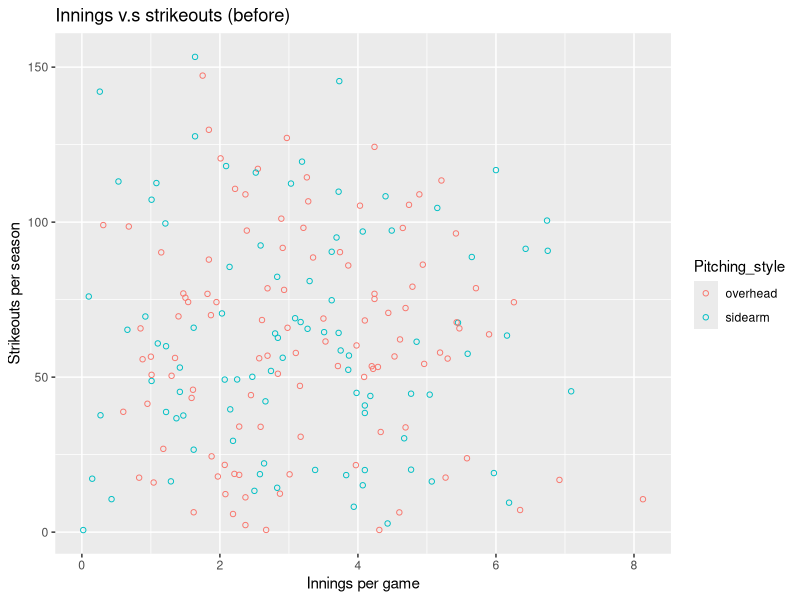
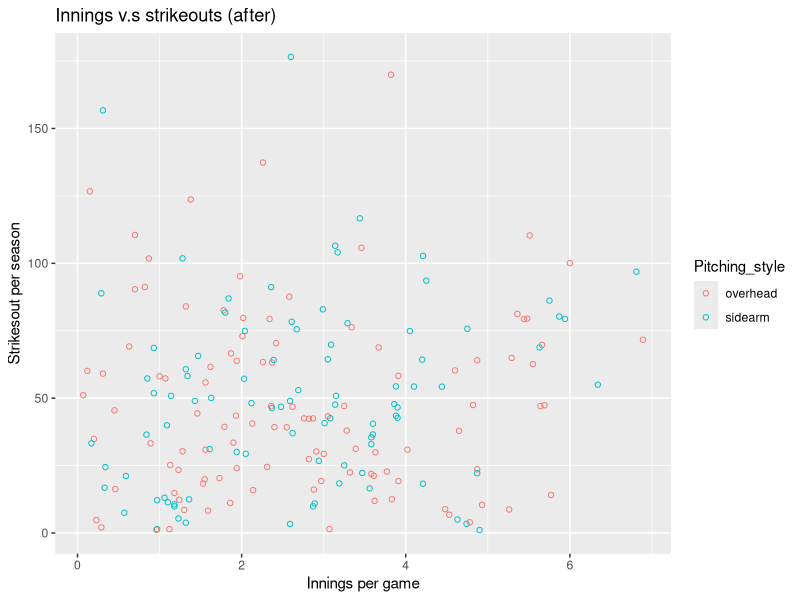
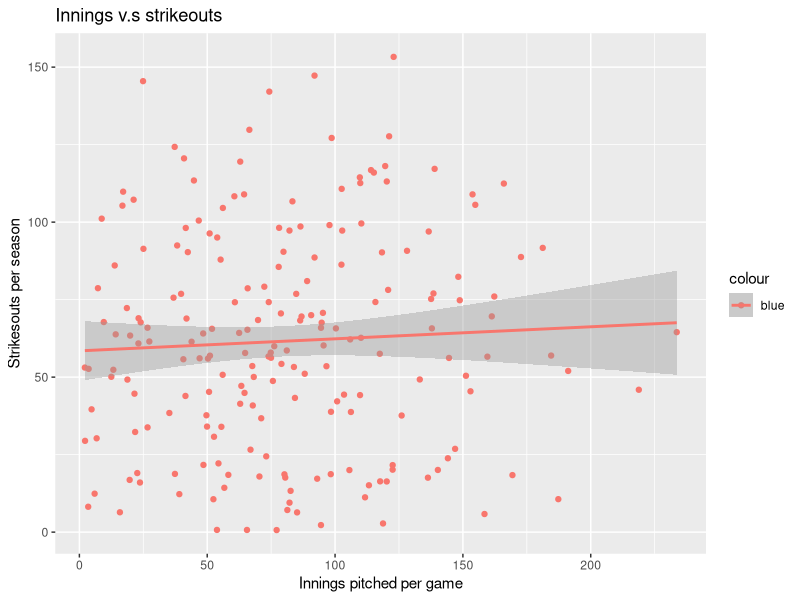
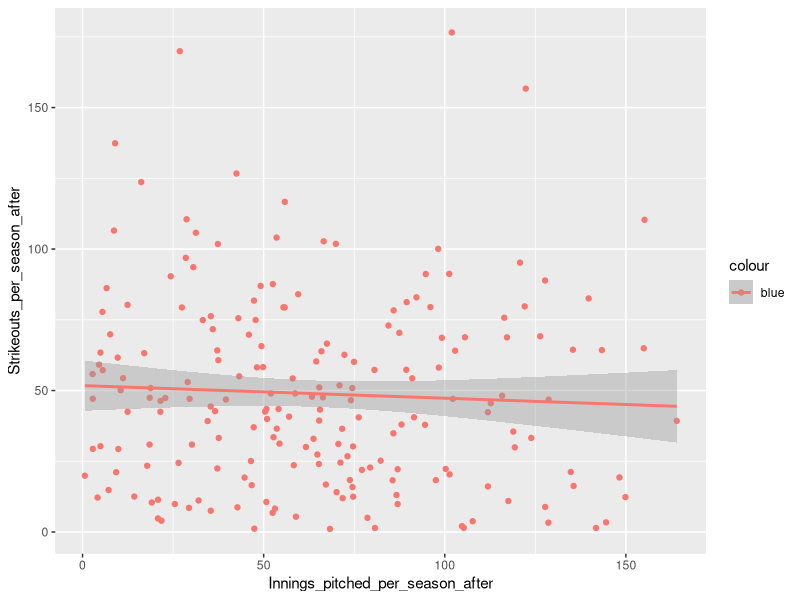

Write the R code that produced these figures, in order. (Note: this script raises an error after producing the figures.)
library(ggplot2)
generatedata <- function(N){
  age <- round(rnorm(N,mean = 28.4, sd = 4.3))
  bodymassindex <- round(rnorm(N, mean = 27.1, sd = 4),2)
  Total_year_played <- round(rnorm(N, mean = 5.6, sd = 2))
  Year_of_surgery <-  sample(c(2013,2014,2015),N, replace = TRUE)
  Age_surgery <- sample(c(23,24,25),N, replace = TRUE)        
  Years_after_surgery <- sample(c(2016,2017),N, replace = TRUE)      
  Months_surgery_throwing <- round(rnorm(N, mean = 11, sd = 2),2)  
  Months_pitching <- abs(round(rnorm(N, mean = 20.5, sd = 9.72),2))  
  Pitching_style <-  sample(c('overhead','sidearm'),N , replace = TRUE) #0 overhead 1 sidearm
  Pitching_position <- sample(c('starter', 'middle reliever', 'closer'),N, replace = TRUE) #0 starter 1 middle reliever 2 closer
  Side_of_injury <- sample(c('right', 'left'),N, replace = TRUE) #0 right #1 left
  Strikeouts_per_season_before <- abs(round(rnorm(N, mean = 58.2 , sd = 36.9),2))  
  Games_played_per_season_before <- abs(round(rnorm(N, mean = 27.3 , sd = 15.2),2)) 
  Innings_pitched_per_game_before <- abs(round(rnorm(N, mean = 3.27 , sd = 2.13),2))
  Innings_pitched_per_season_before <- abs(round(rnorm(N, mean = 77.4 , sd = 51.7),2)) 
  Hits_allowed_per_season_before <- abs(round(rnorm(N, mean = 77.1 , sd = 51.5),2)) 
  Wins_per_season_before <- abs(round(rnorm(N, mean = 4.46 , sd = 3.38),2)) 
  Losses_per_season_before <- abs(round(rnorm(N, mean = 4.40 , sd = 3.05),2))
  ERA_per_season_before <- abs(round(rnorm(N, mean = 5.67 , sd = 4.01),2))
  Complete_games_per_season_before <- abs(round(rnorm(N, mean = 0.525 , sd = 0.985),2))
  Shutouts_per_season_before <- abs(round(rnorm(N, mean = 0.198 , sd = 0.426),2))
  Runs_allowed_per_season_before <- abs(round(rnorm(N, mean = 39.4 , sd = 26.0),2))
  Home_runs_allowed_per_season_before <- abs(round(rnorm(N, mean = 8.73 , sd = 6.07),2))
  Walks_allowed_per_season_before <- abs(round(rnorm(N, mean = 30.3 , sd = 19.8),2))
  Strikeouts_per_season_after <- abs(round(rnorm(N, mean = 45.6 , sd = 38.0),2))  
  Game_played_after_surgery_after <- abs(round(rnorm(N, mean = 27.1 , sd = 16.7),2))
  Innings_pitched_per_game_after <- abs(round(rnorm(N, mean = 2.67 , sd = 1.91),2))
  Innings_pitched_per_season_after <- abs(round(rnorm(N, mean = 58.7 , sd = 47.2),2)) 
  Hits_allowed_per_season_after <- abs(round(rnorm(N, mean = 57.8 , sd = 47.4),2))
  Wins_per_season_after <- abs(round(rnorm(N, mean = 3.33 , sd = 3.1),2))
  Losses_per_season_after <- abs(round(rnorm(N, mean = 3.08 , sd = 2.72),2))
  ERA_per_season_after <- abs(round(rnorm(N, mean = 4.18 , sd = 1.36),2))
  Complete_games_per_season_after <- abs(round(rnorm(N, mean = 0.224 , sd = 0.529),2))
  Shutouts_per_season_after <- abs(round(rnorm(N, mean = 0.091 , sd = 0.247),2))
  Runs_allowed_per_season_after <- abs(round(rnorm(N, mean = 0.224 , sd = 0.529),2))
  Home_runs_allowed_per_season_after <- abs(round(rnorm(N, mean = 6.7 , sd = 5.21),2))
  Walks_allowed_per_season <- abs(round(rnorm(N, mean = 21.6 , sd = 15.7),2))
  data.frame(age,bodymassindex,Total_year_played,Year_of_surgery,Age_surgery,Years_after_surgery,Months_surgery_throwing,
             Months_pitching,Pitching_style,Pitching_position,Side_of_injury,Strikeouts_per_season_before,
             Games_played_per_season_before,Innings_pitched_per_game_before,Innings_pitched_per_season_before,Hits_allowed_per_season_before,
             Wins_per_season_before,Losses_per_season_before,ERA_per_season_before,Complete_games_per_season_before,
             Shutouts_per_season_before,Runs_allowed_per_season_before,Home_runs_allowed_per_season_before,Walks_allowed_per_season_before,
             Strikeouts_per_season_after,Game_played_after_surgery_after,Innings_pitched_per_game_after,Innings_pitched_per_season_after,Hits_allowed_per_season_after,
             Wins_per_season_after,Losses_per_season_after,ERA_per_season_after,Complete_games_per_season_after,Shutouts_per_season_after,
             Runs_allowed_per_season_after,Home_runs_allowed_per_season_after,Walks_allowed_per_season)
}


set.seed(123)
tjdataset <- generatedata(200)

ggplot(tjdataset, aes(x = Innings_pitched_per_game_before, y = Strikeouts_per_season_before, color = Pitching_style))+
  geom_point(shape=1)+
  ggtitle("Innings v.s strikeouts (before)") +
  labs(x="Innings per game",y="Strikeouts per season") 

ggplot(tjdataset, aes(x = Innings_pitched_per_game_after, y = Strikeouts_per_season_after, color = Pitching_style))+
  geom_point(shape=1)+
  ggtitle("Innings v.s strikeouts (after)") +
  labs(x="Innings per game",y="Strikesout per season") 

ggplot(tjdataset, aes(x = Innings_pitched_per_season_before, y = Strikeouts_per_season_before, colour = 'blue')) + 
  geom_point() + geom_smooth(method = "lm")+
  ggtitle("Innings v.s strikeouts") +
  labs(x="Innings pitched per game",y="Strikesouts per season")
    
  ggplot(tjdataset, aes(x = Innings_pitched_per_season_after, y = Strikeouts_per_season_after, colour = 'blue')) + 
    geom_point() + geom_smooth(method = "lm")
    
    geom_point(aes(x = Innings_pitched_per_season_after, y = Strikeouts_per_season_after, colour = 'red')) +
    ggtitle("Innings v.s strikeouts") +
    labs(x="Innings pitched per game",y="Strikesouts per season") 

#######inning v.s hits
ggplot(tjdataset) + 
  geom_point(aes(x = Innings_pitched_per_season_before, y = Hits_allowed_per_season_before, colour = "9999CC")) + 
  geom_point(aes(x = Innings_pitched_per_season_after, y = Hits_allowed_per_season_after, colour = "CC6666")) +
  ggtitle("Innings v.s Hits") +
  labs(x="Innings pitched per game",y="Hits allowed per season") +
  scale_color_discrete(name ="Tommy Surgey", 
                       labels=c("before", "after"))  

######inning v.s strikeouts
ggplot(tjdataset) + 
  geom_point(aes(x = Innings_pitched_per_season_before, y = Strikeouts_per_season_before,colour = '9999CC')) + 
  geom_point(aes(x = Innings_pitched_per_season_after, y = Strikeouts_per_season_after,colour = 'CC6666')) +
  ggtitle("Innings v.s Strikeouts") +
  labs(x="Innings pitched per game",y="Strikeouts allowed per season") +
  scale_color_discrete(name ="Tommy Surgey", 
                       labels=c("before", "after"))  

tjdataset$Pitching_style <- ifelse(tjdataset$Pitching_style == 'overhead',0,1)
tjdataset$Pitching_position <- ifelse(tjdataset$Pitching_position == 'starter',0,(ifelse(tjdataset$Pitching_position == 'middle reliever' ,1,2)))
tjdataset$Side_of_injury <- ifelse(tjdataset$Side_of_injury == 'right',0,1)


pitching_style_subset_before <- tjdataset[12:24]
cor(tjdataset$Pitching_style,pitching_style_subset_before)
cor(tjdataset$Pitching_position,pitching_style_subset_before)
cor(tjdataset$Side_of_injury,pitching_style_subset_before)

pitching_style_subset_after <- tjdataset[25:37]
cor(tjdataset$Pitching_style,pitching_style_subset_after)
cor(tjdataset$Pitching_position,pitching_style_subset_after)
cor(tjdataset$Side_of_injury,pitching_style_subset_after)



fit_pitching_style_before <- lm(tjdataset$Pitching_style ~ tjdataset$Strikeouts_per_season_before + tjdataset$ERA_per_season_before + tjdataset$Innings_pitched_per_game_before, data = tjdataset)
summary(fit_pitching_style_before)
plot(fit_pitching_style_before)

fit_pitching_style_after <- lm(tjdataset$Pitching_style ~ tjdataset$Strikeouts_per_season_after + tjdataset$ERA_per_season_after + tjdataset$Innings_pitched_per_game_after, data = tjdataset)
summary(fit_pitching_style_after)
